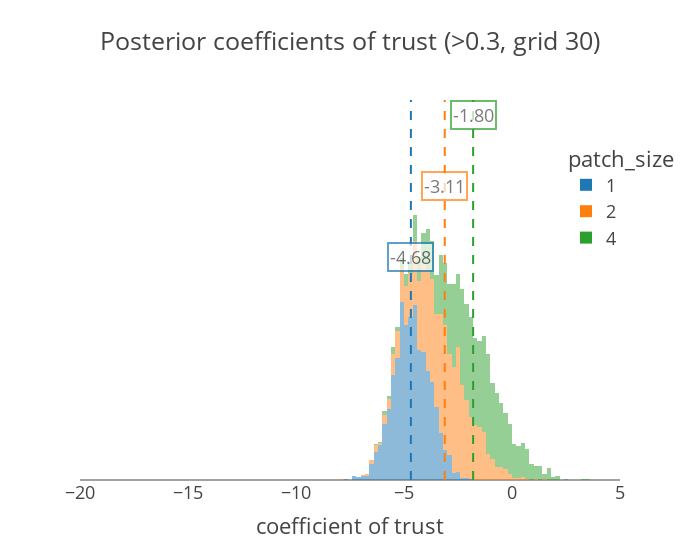

Here is the notebook cell this chart was saved with:
### Code cell
# x axes have a fixed range
# for meaningful comparison

plot_coefs(sample30h, ">0.3", 30)

### Figure 1 — Plotly figure (JSON) as saved in the notebook; plotly's stock layout.template omitted (floating-point values rounded to 4 significant figures; data arrays with more than 128 entries replaced by an {"elided": "..."} marker saying what was removed)
{"data": [{"alignmentgroup": "True", "bingroup": "x", "hovertemplate": "patch_size=1<br>coefficient of trust=%{x}<br>count=%{y}<extra></extra>", "legendgroup": "1", "marker": {"color": "#1F77B4", "opacity": 0.5, "pattern": {"shape": ""}}, "name": "1", "nbinsx": 90, "offsetgroup": "1", "orientation": "v", "showlegend": true, "type": "histogram", "x": {"elided": "2000 float values"}, "xaxis": "x", "yaxis": "y"}, {"alignmentgroup": "True", "bingroup": "x", "hovertemplate": "patch_size=2<br>coefficient of trust=%{x}<br>count=%{y}<extra></extra>", "legendgroup": "2", "marker": {"color": "#FF7F0E", "opacity": 0.5, "pattern": {"shape": ""}}, "name": "2", "nbinsx": 90, "offsetgroup": "2", "orientation": "v", "showlegend": true, "type": "histogram", "x": {"elided": "2000 float values"}, "xaxis": "x", "yaxis": "y"}, {"alignmentgroup": "True", "bingroup": "x", "hovertemplate": "patch_size=4<br>coefficient of trust=%{x}<br>count=%{y}<extra></extra>", "legendgroup": "4", "marker": {"color": "#2CA02C", "opacity": 0.5, "pattern": {"shape": ""}}, "name": "4", "nbinsx": 90, "offsetgroup": "4", "orientation": "v", "showlegend": true, "type": "histogram", "x": {"elided": "2000 float values"}, "xaxis": "x", "yaxis": "y"}], "layout": {"annotations": [{"bgcolor": "white", "bordercolor": "#1f77b4", "borderwidth": 2, "opacity": 0.7, "showarrow": false, "text": "-4.68", "x": -4.682, "y": 250}, {"bgcolor": "white", "bordercolor": "#ff7f0e", "borderwidth": 2, "opacity": 0.7, "showarrow": false, "text": "-3.11", "x": -3.113, "y": 330}, {"bgcolor": "white", "bordercolor": "#2ca02c", "borderwidth": 2, "opacity": 0.7, "showarrow": false, "text": "-1.80", "x": -1.8, "y": 410}], "barmode": "relative", "legend": {"title": {"text": "patch_size"}, "tracegroupgap": 0, "x": 0.9, "xanchor": "left", "y": 0.9, "yanchor": "top"}, "shapes": [{"line": {"color": "#1f77b4", "dash": "dash"}, "name": "Median (-4.681636810302734)", "type": "line", "x0": -4.682, "x1": -4.682, "xref": "x", "y0": 0, "y1": 1, "yref": "y domain"}, {"line": {"color": "#ff7f0e", "dash": "dash"}, "name": "Median (-3.1132595539093018)", "type": "line", "x0": -3.113, "x1": -3.113, "xref": "x", "y0": 0, "y1": 1, "yref": "y domain"}, {"line": {"color": "#2ca02c", "dash": "dash"}, "name": "Median (-1.7996143102645874)", "type": "line", "x0": -1.8, "x1": -1.8, "xref": "x", "y0": 0, "y1": 1, "yref": "y domain"}], "title": {"text": "Posterior coefficients of trust (>0.3, grid 30)"}, "width": 700, "xaxis": {"anchor": "y", "domain": [0, 1], "range": [-20, 5], "showgrid": false, "title": {"text": "coefficient of trust"}}, "yaxis": {"anchor": "x", "domain": [0, 1], "showgrid": false, "showticklabels": false, "title": {"text": ""}}}}
